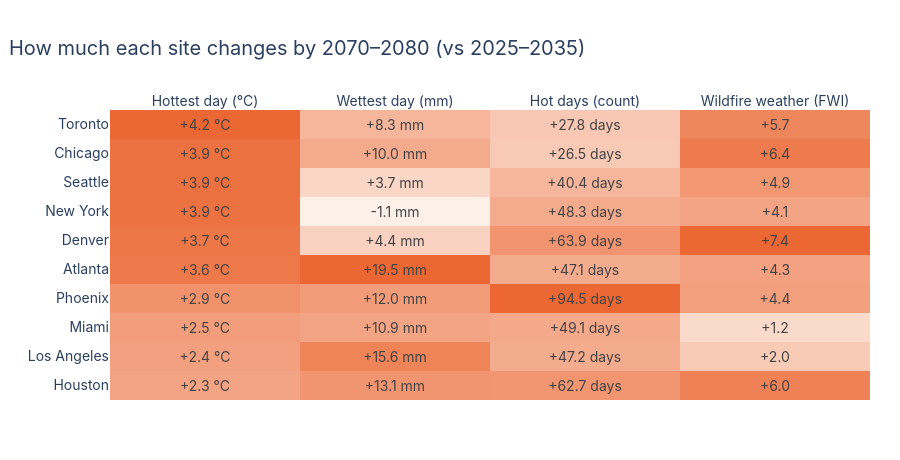

Notebook code for this chart:
### Code cell
change = windows.pivot(index="asset_id", columns="hazard_name", values="change")[list(HAZARDS)]
change = change.loc[change["tx_max"].sort_values().index]
units = {"tx_max": " °C", "rx1day": " mm", "hot_days": " days", "fwi": ""}
# Colour shows each column's change relative to its largest change, so hazards with different units compare.
relative = change / change.abs().max()
fig = go.Figure(go.Heatmap(
    z=relative.to_numpy(), x=list(HAZARDS.values()), y=change.index, colorscale=[[0, "#fdf0e9"], [1, ORANGE]],
    zmin=0, zmax=1, showscale=False,
    text=[[f"{v:+.1f}{units[h]}" for h, v in row.items()] for _, row in change.iterrows()],
    texttemplate="%{text}", hovertemplate="%{y}, %{x}: %{text}<extra></extra>",
))
layout(fig, "How much each site changes by 2070–2080 (vs 2025–2035)",
       xaxis=dict(side="top"), yaxis_title=None)
fig.update_layout(margin=dict(t=110))
fig.show()

### Figure 1 — Plotly figure (JSON) as saved in the notebook; plotly's stock layout.template omitted (floating-point values rounded to 4 significant figures)
{"data": [{"colorscale": [[0, "#fdf0e9"], [1, "#eb6834"]], "hovertemplate": "%{y}, %{x}: %{text}<extra></extra>", "showscale": false, "text": [["+2.3 °C", "+13.1 mm", "+62.7 days", "+6.0"], ["+2.4 °C", "+15.6 mm", "+47.2 days", "+2.0"], ["+2.5 °C", "+10.9 mm", "+49.1 days", "+1.2"], ["+2.9 °C", "+12.0 mm", "+94.5 days", "+4.4"], ["+3.6 °C", "+19.5 mm", "+47.1 days", "+4.3"], ["+3.7 °C", "+4.4 mm", "+63.9 days", "+7.4"], ["+3.9 °C", "-1.1 mm", "+48.3 days", "+4.1"], ["+3.9 °C", "+3.7 mm", "+40.4 days", "+4.9"], ["+3.9 °C", "+10.0 mm", "+26.5 days", "+6.4"], ["+4.2 °C", "+8.3 mm", "+27.8 days", "+5.7"]], "texttemplate": "%{text}", "type": "heatmap", "x": ["Hottest day (°C)", "Wettest day (mm)", "Hot days (count)", "Wildfire weather (FWI)"], "y": ["Houston", "Los Angeles", "Miami", "Phoenix", "Atlanta", "Denver", "New York", "Seattle", "Chicago", "Toronto"], "z": [[0.5585, 0.6696, 0.6631, 0.8152], [0.5857, 0.7975, 0.4997, 0.2755], [0.6025, 0.5578, 0.5192, 0.165], [0.6912, 0.6142, 1.0, 0.5931], [0.8718, 1.0, 0.4981, 0.5812], [0.8932, 0.2275, 0.6755, 1.0], [0.9229, -0.05438, 0.5105, 0.556], [0.9338, 0.1911, 0.4273, 0.6563], [0.9358, 0.5147, 0.2807, 0.8586], [1.0, 0.4277, 0.2935, 0.7723]], "zmax": 1, "zmin": 0}], "layout": {"font": {"family": "Inter, Helvetica, Arial, sans-serif", "size": 14}, "height": 460, "margin": {"b": 60, "l": 110, "r": 30, "t": 110}, "title": {"text": "How much each site changes by 2070–2080 (vs 2025–2035)", "x": 0.01}, "xaxis": {"side": "top"}, "yaxis": {"title": {}}}}
